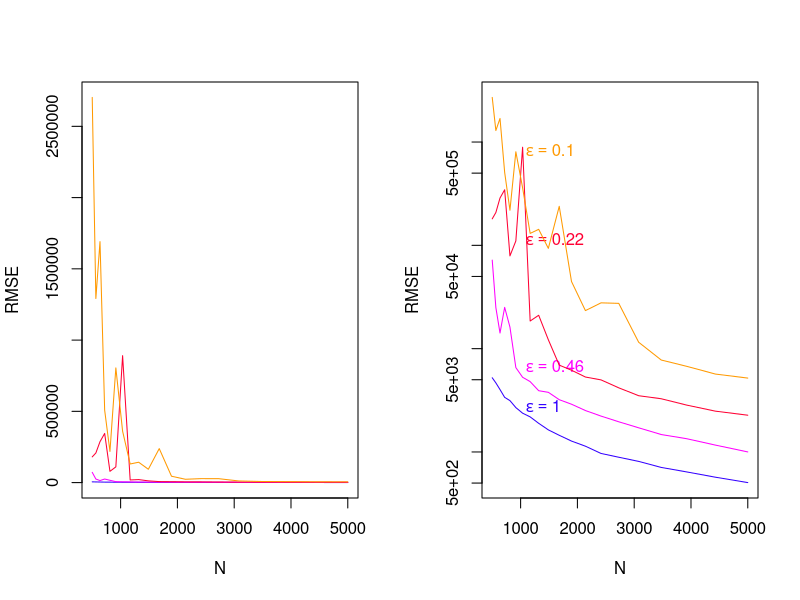

The R script that drew this image: (Note: this script raises an error after producing the figure.)
##
##  laplaceMechanism.r
##
##  demonstrate Laplace mechanism on release of means and regression slopes
##
##  jH 2019.2.22
##

rm(list=ls())		# Remove any objects in memory
par(mfrow=c(1,1))   # Rebuild fresh plot window, if previously divided

#### Parameters ####

# Random draw from Laplace distribution
#
# mu numeric, center of the distribution
# b numeric, spread
# size integer, number of draws
# 
# return Random draws from Laplace distribution
# example:
# 
# rlap(size=1000)

rlap = function(mu=0, b=1, size=1) {
    p <- runif(size) - 0.5
    draws <- mu - b * sgn(p) * log(1 - 2 * abs(p))
    return(draws)
}


# Probability density for Laplace distribution
#
# x numeric, value
# mu numeric, center of the distribution
# b numeric, spread
# 
# return Density for elements of x
# example:
# 
# x <- seq(-3, 3, length.out=61)
# dlap(x)

dlap <- function(x, mu=0, b=1) {
    dens <- 0.5 * b * exp(-1 * abs(x - mu) / b)
    return(dens)
}


# Laplace Cumulative Distribution Function
# 
# Determines the probability a draw from a LaPlace distribution is less than 
#    or equal to the specified value.
#
# x Numeric, the value(s) at which the user wants to know the CDF height.
# mu Numeric, the center of the LaPlace distribution, defaults to 0.
# b Numeric, the spread of the LaPlace distribution, defaults to 1.
# 
# return Probability the LaPlace draw is less than or equal to \code{x}.
# example:
# 
# x <- 0
# plap(x)

plap <- function(x, mu=0, b=1) {
    cdf <- 0.5 + 0.5 * sgn(x - mu) * (1 - exp(-1 * (abs(x - mu) / b)))
    return(cdf)
}


# Quantile function for Laplace distribution
#
# p Numeric, vector of probabilities
# mu numeric, center of the distribution
# b numeric, spread
# return Quantile function
# example:
#
# probs <- c(0.05, 0.50, 0.95)
# qlap(probs)

qlap <- function(p, mu=0, b=1) {
    q <- ifelse(p < 0.5, mu + b * log(2 * p), mu - b * log(2 - 2 * p))
    return(q)
}

# Sign function
# 
# Function to determine what the sign of the passed values should be.
#
# x numeric, value or vector or values
# return The sign of passed values
# example:
#
# sgn(rnorm(10))


sgn <- function(x) {
    return(ifelse(x < 0, -1, 1))
}


library("foreign")
PUMSdata <- read.csv(file="../../data/FultonPUMS5full.csv")   

data <- PUMSdata$educ    		# variable for means

data.x <- PUMSdata$educ			# x-variable for regression
data.y <- PUMSdata$income		# y-variable for regression

populationTrue <- mean(data)


## Bound/Censor/Clip a variable to a range
clip <- function(x, lower, upper){
	x.clipped <- x
	x.clipped[x.clipped<lower] <- lower
	x.clipped[x.clipped>upper] <- upper
	return(x.clipped)	
}

## Sample with replacement from a vector
bootstrap <- function(x, y=NULL, n){
	index <- sample(x=1:length(x), size=n, replace=TRUE) 

	if(is.null(y)){
		return(x[index])
	}else{
		return(list(x=x[index], y=y[index]))
	}
}

## Differentially private mean release
meanRelease <- function(x, lower, upper, epsilon){
	n <- length(x)
	# lower <- min(x) #don't want to take min and max of actual data because these values can be backed out by attacker later
	# upper <- max(x) 

	sensitivity <- (upper - lower)/n
	scale <- sensitivity / epsilon

	x.clipped <- clip(x, lower, upper) #clip data to lower and upper bounds
	sensitiveValue <- mean(x.clipped)
	DPrelease <- sensitiveValue + rlap(mu=0, b=scale, size=1)

	return(list(release=DPrelease, true=sensitiveValue))
}

## Differentially private regression slope release
regressionRelease <- function(y, x, ylower, yupper, xlower, xupper, epsilon){
	x <- clip(x, xlower, xupper)
	y <- clip(y, ylower, yupper)

	n <- length(x)
	sens.Sxy <- (yupper - ylower) * (xupper - xlower) # Fix this
	sens.Sxx <- (xupper - xlower)^2 # Fix this

	scale.Sxy <- sens.Sxy / (epsilon/2)
	scale.Sxx <- sens.Sxx / (epsilon/2)

	sensitiveValue <- sum((x - mean(x))*(y - mean(y))) / sum((x - mean(x))^2) 

	release.Sxy <- sum( (x - mean(x)) * (y - mean(y)) ) + rlap(b=scale.Sxy); # Fix this
	release.Sxx <- sum(  (x - mean(x))^2 ) + rlap(b=scale.Sxx); # Fix this

	postprocess.beta <- release.Sxy/release.Sxx
	return(list(release=postprocess.beta, true=sensitiveValue))
}

n.sims <- 2000												# number of simulations to run

my.seq <- seq(from=log10(500), to=log10(5000), length=20)  	# make evenly spaced in logarithmic space
n.seq  <- round(10^my.seq)                                 	# round to integers

my.seq <- seq(from=log10(1), to=log10(0.1), length=4)     	# make evenly spaced in logarithmic space
ep.seq <- round(10^my.seq * 100) /100						# round to two decimal places

rawhistory <- matrix(NA, nrow=length(n.seq)*length(ep.seq)*n.sims, ncol=4)  # matrix to store results
agghistory <- matrix(NA, nrow=length(n.seq)*length(ep.seq), ncol=3)         # matrix to store results
rawcount <- 0												# counter															
aggcount <- 0                                               # counter

for(i in 1:length(n.seq)){
	for(j in 1:length(ep.seq)){
		error <- NULL
		aggcount <- aggcount + 1
		for(k in 1:n.sims){
			rawcount <- rawcount + 1

			## Mean release
			# bootdata <- bootstrap(x=data, n=n.seq[i])
			# DPmean <- meanRelease(x=bootdata, epsilon=ep.seq[j])
			# release <- DPmean$release
			# sampleTrue <- DPmean$true

			## Regression release
			bootdata <- bootstrap(x=data.x, y=data.y, n=n.seq[i])
			DPregression <- regressionRelease(x=bootdata$x, y=bootdata$y, xlower=1, xupper=16, ylower=0, yupper=500000, epsilon=ep.seq[j])  # fix this
			release <- DPregression$release
			sampleTrue <- DPregression$true

			error <- c(error, sampleTrue - release)

			rawhistory[rawcount, 1] <- n.seq[i]
			rawhistory[rawcount, 2] <- ep.seq[j]
			rawhistory[rawcount, 3] <- release
			rawhistory[rawcount, 4] <- sampleTrue

		}
		agghistory[aggcount, 1] <- n.seq[i]
		agghistory[aggcount, 2] <- ep.seq[j]
		agghistory[aggcount, 3] <- sqrt( mean( (error)^2 ) )  # RMSE
	}
}



## Graphs for plotting results

par(mfcol=c(1,2))
color.palette<-rainbow(length(ep.seq), start=.7, end=.1)   # This creates a sequence of colors to use in subsequent plots, as in showchisq.r


for(j in 1:length(ep.seq)){
	flag <- agghistory[,2] == ep.seq[j]
	subhistory <- agghistory[flag,]

	allylim <- c(0, max(agghistory[,3]))

	if(j==1){
		plot(subhistory[,1],subhistory[,3], ylim=allylim, type="l", col=color.palette[j], xlab="N", ylab="RMSE")
	}else{
		lines(subhistory[,1],subhistory[,3], col=color.palette[j])
	}
}

for(j in 1:length(ep.seq)){
	flag <- agghistory[,2] == ep.seq[j]
	subhistory <- agghistory[flag,]

	allylim <- c(min(agghistory[,3]), max(agghistory[,3]))

	xloc <- round(length(n.seq)*0.3)

	if(j==1){
		plot(subhistory[,1],subhistory[,3], ylim=allylim, type="l", log = "y", col=color.palette[j], xlab="N", ylab="RMSE")
		text(x=subhistory[xloc,1], y=subhistory[xloc,3], label=  bquote(paste(epsilon == .(ep.seq[j]))), col=color.palette[j], pos=4)
	}else{
		lines(subhistory[,1],subhistory[,3], col=color.palette[j])
		text(x=subhistory[xloc,1], y=subhistory[xloc,3], label=  bquote(paste(epsilon == .(ep.seq[j]))), col=color.palette[j], pos=4) 
	}

}

## Overlay the standard error of the mean
#se <- sd(PUMSdata$educ)/sqrt(n.seq)
#lines(n.seq, se, col="red", lty=2, lwd=2)

dev.copy2pdf(file="./figs/meanReleases.pdf")

stop()

## Plot true regression result

par(mfcol=c(1,1))

semi.blue <- rgb(0,90,239,50,maxColorValue=255)          # Slightly transparent colors
semi.red  <- rgb(239,90,0,200,maxColorValue=255)

plot(data.x, data.y, col=semi.blue, xlab="private education", ylab="private income")
educ.seq <- 1:16
for(i in 1:length(educ.seq)){
	flag <- data.x==educ.seq[i]
	partial.mean <- mean(data.y[flag])
	points(x=educ.seq[i], y=partial.mean, col=semi.red, pch=18, cex=2.5)
}
output <- lm(income ~ educ, data=PUMSdata)
abline(a=coef(output)[1], b=coef(output)[2], lwd=2, col="red")
print(summary(output))

dev.copy2pdf(file="./figs/sensitiveRegression.pdf")








